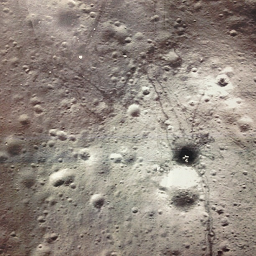
#> input picture luna1.png, 256 x 256 px, found by its file name
$ python TestFunction.py   (older library calls are emulated)
#> lines starting #> are read from the running program, lines starting #| are printed output that depends on the picture; long printed decimals are rounded
### imregpoc/WarpFunction.py
#!/usr/bin/python
# -*- coding: utf-8 -*-
''' Phase Correlation based image matching and registration libraries
'''
__author__ = "Yoshi Ri"
__copyright__ = "Copyright 2017, The University of Tokyo"
__credits__ = ["Yoshi Ri"]
__license__ = "BSD"
__version__ = "1.0.1"
__maintainer__ = "Yoshi Ri"
__email__ = "yoshiyoshidetteiu@gmail.com"
__status__ = "Production"

# Code Begins from Here

import cv2
import numpy as np
import matplotlib.pyplot as plt # matplotlibの描画系
import math

def poc2warp(cx,cy,dx,dy,theta,scale):
    cs = scale * math.cos(theta)
    sn = scale * math.sin(theta)

    Rot = np.float32([[cs, sn, 0],[-sn, cs,0],[0,0,1]])
    center_Trans = np.float32([[1,0,cx],[0,1,cy],[0,0,1]])
    center_iTrans = np.float32([[1,0,-cx],[0,1,-cy],[0,0,1]])
    cRot = np.dot(np.dot(center_Trans,Rot),center_iTrans)
    Trans = np.float32([[1,0,dx],[0,1,dy],[0,0,1]])
    Affine = np.dot(cRot,Trans)
    return Affine


def Warp_4dof(Img,dx,dy,theta,scale):
    rows,cols = Img.shape
    cy, cx = rows/2.0 ,cols/2.0
    Affine = poc2warp(cy,cx,dx,dy,theta,scale)
    outImg = cv2.warpPerspective(Img, Affine, (cols,rows), cv2.INTER_LINEAR)
    return outImg


# [15 lines left out: functions affine2poc, MoveCenterOfImage, not called in this run]

### imregpoc/POC.py
#!/usr/bin/python
# -*- coding: utf-8 -*-
''' Phase Correlation based image matching and registration libraries
'''
__author__ = "Yoshi Ri"
__copyright__ = "Copyright 2017, The University of Tokyo"
__credits__ = ["Yoshi Ri"]
__license__ = "BSD"
__version__ = "1.0.1"
__maintainer__ = "Yoshi Ri"
__email__ = "yoshiyoshidetteiu@gmail.com"
__status__ = "Production"

# Phase Correlation to Estimate Pose
import cv2
import numpy as np
import matplotlib.pyplot as plt # matplotlibの描画系
import math
from PhaseCorrelation import *
from WarpFunction import *

def POC(a,b):
    imshowflag = 1 # show the processing image
    a = a.astype(np.float32)
    b = b.astype(np.float32)
    height,width = a.shape
    hann = cv2.createHanningWindow((height, width),cv2.CV_64F)
    # rhann = np.sqrt(hann)

    # Windowing and FFT
    G_a = np.fft.fft2(a*hann)
    G_b = np.fft.fft2(b*hann)


    # 1. Get Rotation and Scaling Error
    # 1.1: Frequency Whitening
    LA = np.fft.fftshift(np.log(np.absolute(G_a)+1))
    LB = np.fft.fftshift(np.log(np.absolute(G_b)+1))
    # 1.2: Log polar
    cx = width / 2
    cy = height / 2
    Mag = width/math.log(width)
    LPA = cv2.logPolar(LA, (cy, cx), Mag, cv2.INTER_LINEAR)
    LPB = cv2.logPolar(LB, (cy, cx), Mag, cv2.INTER_LINEAR)

    # 1.3: Filtering
    # --------------- Tuning parameter ----------------
    lpmin_tuning = 0.5   # default 0.5
    lpmax_tuning = 0.8   # default 0.8
    # -------------------------------------------------
    LPmin = math.floor(Mag*math.log(lpmin_tuning*width/2.0/math.pi))
    LPmax = min(width, math.floor(Mag*math.log(width*lpmax_tuning/2)))
    assert LPmax > LPmin, 'Invalid condition!\n Enlarge lpmax tuning parameter or lpmin_tuning parameter'
    Tile = np.repeat([0.0,1.0,0.0],[LPmin-1,LPmax-LPmin+1,width-LPmax])
    Mask = np.tile(Tile,[height,1])
    LPA_filt = LPA*Mask
    LPB_filt = LPB*Mask

    # 1.4: Phase Correlate to Get Rotation and Scaling
    Diff,peak = PhaseCorrelation(LPA_filt,LPB_filt)
    # Do not use "cv2.phaseCorrelate(LPA_filt,LPB_filt)" because the 2nd order fitting process is not suitable for this fucntion.

    #  Final output of scale and rotation
    theta1 = 360 * Diff[1] / height; # deg
    theta2 = theta1 + 180; # deg theta ambiguity
    #invscale = math.pow(float(width),Diff[0]/float(width))
    invscale = math.exp(Diff[0]/Mag)
    # print('Theta? ',-theta1,'Scale ',1/invscale)

    # 2.1: Correct rotation and scaling
    b1 = Warp_4dof(b,0,0,theta1*math.pi/180,invscale)
    b2 = Warp_4dof(b,0,0,theta2*math.pi/180,invscale)

    # 2.2 : Translation estimation
    diff1, peak1 = cv2.phaseCorrelate(a,b1)     #diff1, peak1 = PhaseCorrelation(a,b1)
    diff2, peak2 = cv2.phaseCorrelate(a,b2)     #diff2, peak2 = PhaseCorrelation(a,b2)
    # Use cv2.phaseCorrelate(a,b1) because it is much faster

    # 2.3: Compare peaks and choose true rotational error
    if peak1 > peak2:
        Trans = diff1
        peak = peak1
        theta = -theta1
    else:
        Trans = diff2
        peak = peak2
        theta = -theta2

    if theta > 180:
        theta -= 360
    elif theta < -180:
        theta += 360

    if 0:
        # Imshow
        plt.subplot(5,2,1)
        plt.imshow(LA,vmin=LA.min(), vmax=LA.max())
        plt.subplot(5,2,2)
        plt.imshow(LB,vmin=LB.min(), vmax=LB.max())
        plt.subplot(5,2,3)
        plt.imshow(LPA,vmin=LPA.min(), vmax=LPA.max(),cmap="gray")
        plt.subplot(5,2,4)
        plt.imshow(LPB, vmin=LPB.min(), vmax=LPB.max(),cmap="gray")
        plt.subplot(5,2,5)
        plt.imshow(LPA_filt,vmin=LPA_filt.min(), vmax=LPA_filt.max(),cmap="gray")
        plt.subplot(5,2,6)
        plt.imshow(LPB_filt, vmin=LPB_filt.min(), vmax=LPB_filt.max(),cmap="gray")
        plt.subplot(5,2,7)
        plt.imshow(b1,vmin=b1.min(), vmax=b1.max(),cmap="gray")
        plt.subplot(5,2,8)
        plt.imshow(b2, vmin=b2.min(), vmax=b2.max(),cmap="gray")

    return [Trans[0],Trans[1],theta,1/invscale] , peak

### imregpoc/PhaseCorrelation.py
#!/usr/bin/python
# -*- coding: utf-8 -*-
''' Phase Correlation based image matching and registration libraries
'''
__author__ = "Yoshi Ri"
__copyright__ = "Copyright 2017, The University of Tokyo"
__credits__ = ["Yoshi Ri"]
__license__ = "BSD"
__version__ = "1.0.1"
__maintainer__ = "Yoshi Ri"
__email__ = "yoshiyoshidetteiu@gmail.com"
__status__ = "Production"

# Code Begins from Here

import cv2
import numpy as np
import matplotlib.pyplot as plt # matplotlibの描画系
import math

# Get peak point
def CenterOfGravity(mat):
    hei,wid = mat.shape
    Tile=np.arange(wid,dtype=float)-(wid-1.0)/2.0
    Tx = np.tile(Tile,[hei,1]) # Ty = Tx.T
    Sum = np.sum(mat)
    #print(mat)
    Ax = np.sum(mat*Tx)/Sum
    Ay = np.sum(mat*Tx.T)/Sum
    return [Ay,Ax]

# Weighted Center Of Gravity
def WeightedCOG(mat):
    if mat.size == 0:
        print("Skip subpixel estimation!")
        Res = [0,0]
    else:
        peak = mat.max()
        newmat = mat*(mat>peak/10)
        Res = CenterOfGravity(newmat)
    return Res

# Phase Correlation
def PhaseCorrelation(a, b):
    height,width = a.shape
    #dt = a.dtype # data type
    # Windowing
    hann_ = cv2.createHanningWindow((height, width),cv2.CV_64F)
    #hann = hann_.astype(dt) # convert to correspoinding dtype
    rhann = np.sqrt(hann_)
    rhann = hann_

    # FFT
    G_a = np.fft.fft2(a*rhann)
    G_b = np.fft.fft2(b*rhann)
    conj_b = np.ma.conjugate(G_b)
    R = G_a*conj_b
    R /= np.absolute(R)
    r = np.fft.fftshift(np.fft.ifft2(R).real)
    # Get result and Interpolation
    DY,DX = np.unravel_index(r.argmax(), r.shape)
    # Subpixel Accuracy
    boxsize = 5
    box = r[DY-int((boxsize-1)/2):DY+int((boxsize-1)/2)+1,DX-int((boxsize-1)/2):DX+int((boxsize-1)/2)+1] # x times x box
    #TY,TX= CenterOfGravity(box)
    TY,TX= WeightedCOG(box)
    sDY = TY+DY
    sDX = TX+DX
    # Show the result
    # print('DX=',width/2-sDX,'DY=',height/2-sDY)
    # print('CorrelationVal=',r[DY,DX])
    plt.imshow(r,vmin=r.min(), vmax=r.max())
    return [width/2-sDX,height/2-sDY],r[DY,DX]

### imregpoc/Tests/TestFunction.py
#!/usr/bin/python
# -*- coding: utf-8 -*-
''' Phase Correlation based image matching and registration libraries
'''
__author__ = "Yoshi Ri"
__copyright__ = "Copyright 2017, The University of Tokyo"
__credits__ = ["Yoshi Ri"]
__license__ = "BSD"
__version__ = "1.0.1"
__maintainer__ = "Yoshi Ri"
__email__ = "yoshiyoshidetteiu@gmail.com"
__status__ = "Production"

###########################################
# Functrion Test using opencv
###########################################

# Test for POC
import cv2
import numpy as np
import matplotlib.pyplot as plt # matplotlibの描画系
import math
# Library For Evaluation
from POCLibrary import *


# Read image
ref = cv2.imread('../luna1.png',0)
#> ref: shape (256, 256); min 0, max 254, mean 139.4
plt.imshow(ref,cmap="gray")

# reference parameter (you can change this)
rdx = 10
rdy = -10
rtheta = 10/180*math.pi
rscale = 1.2
compared = Warp_4dof(ref,rdx,rdy,rtheta,rscale)

# show two image
plt.subplot(1,2,1)
plt.imshow(ref,cmap='gray')
plt.title('reference')
plt.subplot(1,2,2)
plt.imshow(compared,cmap="gray")
plt.title('compared')

plt.show()

# Calclation
Estimated,peak = POC(ref,compared)
#> in POC, `LB = np.fft.fftshift(np.log(np.absolute(G_b)+1))`:
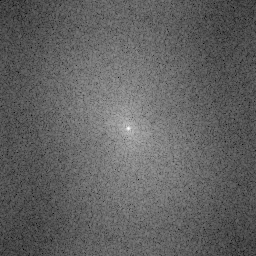
#> LB: shape (256, 256) float64; min 1.02, max 15.21, mean 6.47; drawn with min black and max white
#> in POC, `LPB = cv2.logPolar(LB, (cy, cx), Mag, cv2.INTER_LINEAR)`:
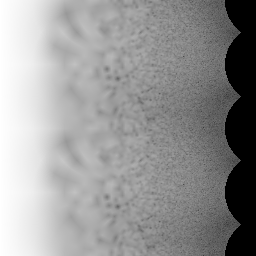
#> LPB: shape (256, 256) float64; min 0, max 15.21, mean 8.96; drawn with min black and max white
#> in POC, `LPB_filt = LPB*Mask`:
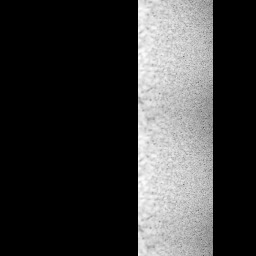
#> LPB_filt: shape (256, 256) float64; min 0, max 10.16, mean 2.31; drawn with min black and max white
#> in PhaseCorrelation, `rhann = np.sqrt(hann_)`:
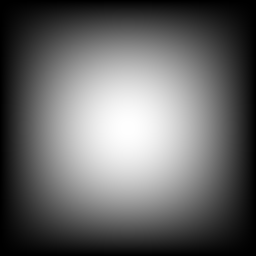
#> hann_: shape (256, 256) float64; min 0, max 1, mean 0.402
#> in PhaseCorrelation, `r = np.fft.fftshift(np.fft.ifft2(R).real)`:
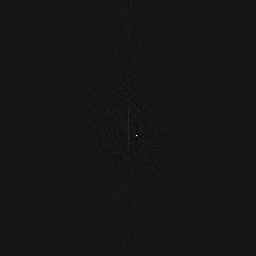
#> r: shape (256, 256) float64; min -0.0355, max 0.374, mean 1.53e-05; drawn with min black and max white
#> in PhaseCorrelation, `DY,DX = np.unravel_index(r.argmax(), r.shape)`: DY = 135; DX = 136
#> in PhaseCorrelation, `box = r[DY-int((boxsize-1)/2):DY+int((boxsize-1)/2)+1,DX-int((boxsize-..`: box = [[-0.003, 0.011, -0.00938, -0.0158, -0.0119], [0.00463, 0.0173, -0.00575, -0.0247, 0.00617], [0.0113, 0.0114, 0.374, 0.144, -0.0355], [0.0102, 0.0097, 0.0599, -0.00526, 9.26e-05], [0.0135, -0.00394, -0.0279, -0.0196, -0.00994]]
#> in WeightedCOG, `peak = mat.max()`: peak = 0.374
#> in WeightedCOG, `newmat = mat*(mat>peak/10)`: newmat = [[0, 0, 0, 0, 0], [0, 0, 0, 0, 0], [0, 0, 0.374, 0.144, 0], [0, 0, 0.0599, 0, 0], [0, 0, 0, 0, 0]]
#> in CenterOfGravity, `Sum = np.sum(mat)`: Sum = 0.578
#> in CenterOfGravity, `Ax = np.sum(mat*Tx)/Sum`: Ax = 0.249
#> in CenterOfGravity, `Ay = np.sum(mat*Tx.T)/Sum`: Ay = 0.104
#> in WeightedCOG, `Res = CenterOfGravity(newmat)`: Res = [0.104, 0.249]
#> in PhaseCorrelation, `TY,TX= WeightedCOG(box)`: TY = 0.104; TX = 0.249
#> in PhaseCorrelation, `sDY = TY+DY`: sDY = 135.1
#> in PhaseCorrelation, `sDX = TX+DX`: sDX = 136.2
#> in POC, `Diff,peak = PhaseCorrelation(LPA_filt,LPB_filt)`: Diff = [-8.25, -7.1]; peak = 0.374
#> in POC, `theta1 = 360 * Diff[1] / height;`: theta1 = -9.99
#> in POC, `theta2 = theta1 + 180;`: theta2 = 170
#> in POC, `invscale = math.exp(Diff[0]/Mag)`: invscale = 0.836
#> call 2 of Warp_4dof, with dx = 0, dy = 0, theta = -0.174, scale = 0.836
#> in Warp_4dof (call 2), `Affine = poc2warp(cy,cx,dx,dy,theta,scale)`: Affine = [[0.824, -0.145, 41.14], [0.145, 0.824, 4], [0, 0, 1]]
#> in Warp_4dof (call 2), `outImg = cv2.warpPerspective(Img, Affine, (cols,rows), cv2.INTER_LINEAR)`:
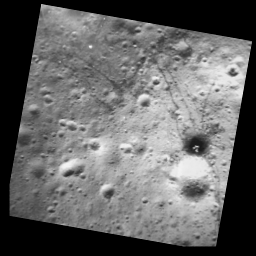
#> outImg: shape (256, 256) float32; min 0, max 248.8, mean 100.8
#> call 3 of Warp_4dof, with dx = 0, dy = 0, theta = 2.97, scale = 0.836
#> in Warp_4dof (call 3), `Affine = poc2warp(cy,cx,dx,dy,theta,scale)`: Affine = [[-0.824, 0.145, 214.9], [-0.145, -0.824, 252], [0, 0, 1]]
#> in Warp_4dof (call 3), `outImg = cv2.warpPerspective(Img, Affine, (cols,rows), cv2.INTER_LINEAR)`:
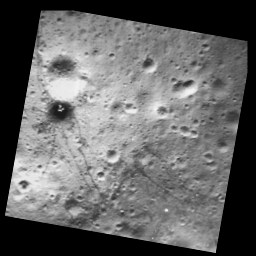
#> outImg: shape (256, 256) float32; min 0, max 248.8, mean 100.8
#> in POC, `diff1, peak1 = cv2.phaseCorrelate(a,b1)`: diff1 = (10.04, -10.04); peak1 = 0.683
#> in POC, `diff2, peak2 = cv2.phaseCorrelate(a,b2)`: diff2 = (-86.07, 87.35); peak2 = 0.00455
#> in POC, `Trans = diff1`: Trans = (10.04, -10.04)
#> in POC, `peak = peak1`: peak = 0.683
#> in POC, `theta = -theta1`: theta = 9.99
#> Estimated = [10.04, -10.04, 9.99, 1.2]; peak = 0.683

# show the results
print("Reference Parameter:")
print(rdx,rdy,rtheta*180/math.pi,rscale)
print("Estimation Results:")
print(Estimated)
#| [10.043, -10.039, 9.990, 1.196]
print("Peak Value [0-1]:")
print(peak)
#| 0.6828
